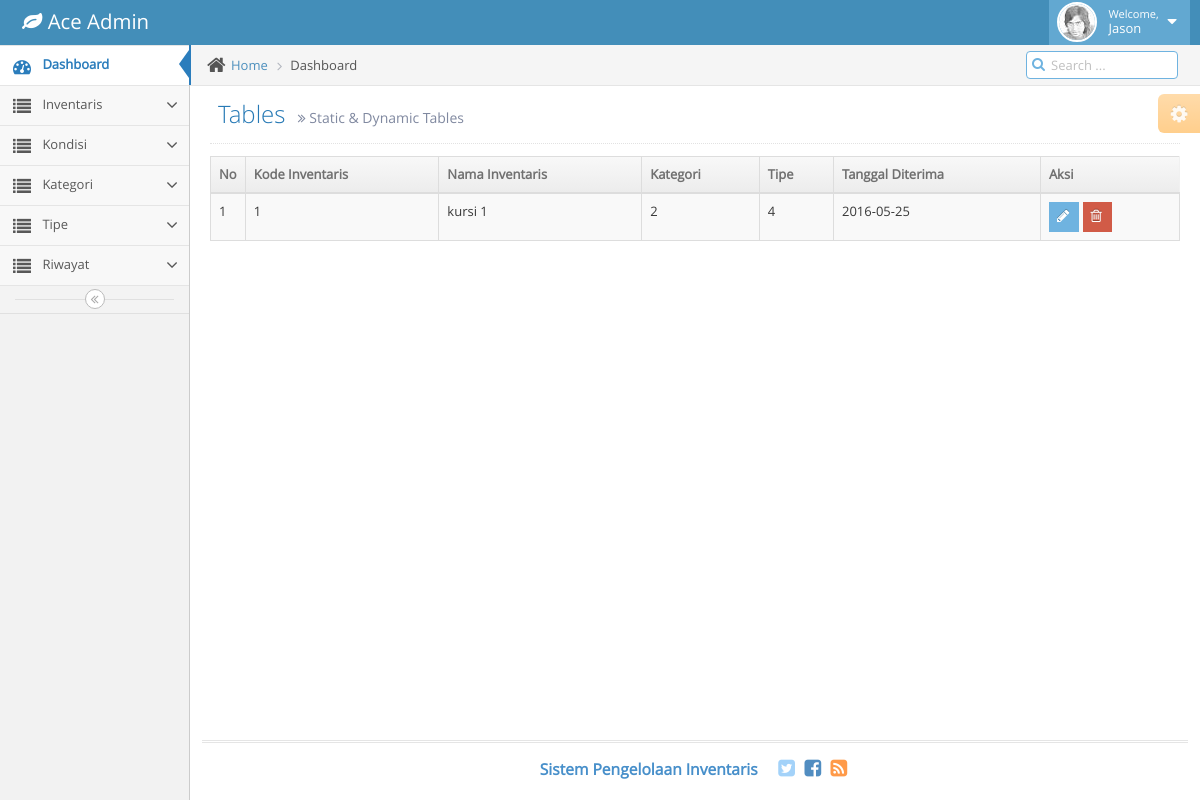
Page /index.php/inventory/view_inv on the committed database.
### tables this page shows
CREATE TABLE `inv_inventory` (
  `inv_id` bigint(20) NOT NULL AUTO_INCREMENT,
  `inv_name` varchar(200) DEFAULT NULL,
  `inv_date_procurement` date DEFAULT NULL,
  `inv_type_id` int(11) DEFAULT NULL,
  `inv_category_id` int(11) DEFAULT NULL,
  `inv_desc` text,
  PRIMARY KEY (`inv_id`)
);

### application/controllers/inventory.php (called while the page is built, shortened)
<?php
class Inventory extends CI_Controller {
	public function __construct(){
        $this->load->database();
        $this->load->helper('url');
        $this->load->library('message');
		$this->load->model('M_inventory');
    }
	public function view_inv(){
		$data['inven'] = $this->M_inventory->select_all();
		$data['view'] = 'pages/inventory_view';
		$this->load->view('index', $data);
	}
}

### index.php (called while the page is built, shortened)
<?php
require_once BASEPATH.'core/CodeIgniter.php';

### application/models/M_inventory.php (called while the page is built, shortened)
<?php
class M_inventory extends CI_Model
{
	function select_all(){
		$query = $this->db->query("SELECT * FROM inv_inventory");
		$result = $query->result();
		return $result;
	}
}

### application/views/pages/inventory_view.php (the view, shortened to what this page needs)
					<div class="page-header">
						<h1>
							Tables
							<small>
								<i class="ace-icon fa fa-angle-double-right"></i>
								Static &amp; Dynamic Tables
							</small>
						</h1>
					</div>
					<div class="row">
						<div class="col-xs-12">
							<div class="row">
								<div class="col-xs-12">
									<table id="dynamic-table" class="table table-striped table-bordered table-hover">
										<thead>
											<tr>
												<th width="25px"> No</th>
												<th> Kode Inventaris </th>
												<th> Nama Inventaris </th>
												<th> Kategori</th>
												<th> Tipe</th>
												<th> Tanggal Diterima </th>
												<th> Aksi </th>
											</tr>
										</thead>
										<tbody>
										<?php $no=1; foreach ($inven as $invens) { ?>
												<td><?php echo $no; ?></td>
												<td><?php echo $invens->inv_id; ?></td>
												<td><?php echo $invens->inv_name; ?></td>
												<td><?php echo $invens->inv_category_id; ?></td>
												<td><?php echo $invens->inv_type_id; ?></td>
												<td><?php echo $invens->inv_date_procurement; ?></td>
												<td>
													<div class="hidden-sm hidden-xs btn-group">
														<a href="<?php echo site_url('inventory/edit_inventory/'.$invens->inv_id);?>">
															<button class="btn btn-xs btn-info">
																<i class="ace-icon fa fa-pencil bigger-120"></i>
															</button>
														</a>
														<a href="<?php echo site_url('inventory/delete_inventory/'.$invens->inv_id);?>">
															<button class="btn btn-xs btn-danger">
																<i class="ace-icon fa fa-trash-o bigger-120"></i>
															</button>
														</a>
													</div>
												</td>
											<?php } ?>
										</tbody>
									</table>
								</div>
							</div>
						</div>
					</div>
</body>

### rows in the picture
inv_inventory: inv_id "1", inv_name "kursi 1", inv_category "2", inv_type "4", inv_date_procurement "2016-05-25"
